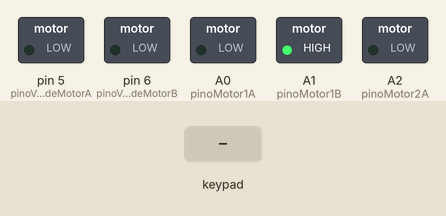
This sketch was run on a simulated Arduino Uno, built with avr-gcc and run on an emulated ATmega328P. Parts: switched loads named in the sketch (green lamp = pin HIGH). The inputs (shaded band) are chosen by the test bench. What the sketch prints to the serial monitor is not drawn.

Above: at 1.2 s.
1.3 s: key 'X' pressed
Timing chart, 0 to 4.3 s (numbered marks = the images above; inputs shaded):
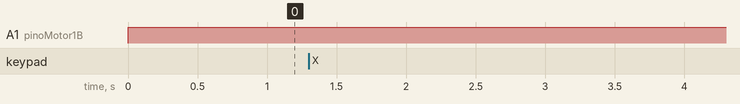

The sketch:

carrinho_ps2_wireless.ino
```cpp
#include <PS2X_lib.h>  //biblioteca do controle PS2

//Pinos do arduino para a placa receptora do controle PS2
#define PS2_DAT        11 //DI
#define PS2_CMD        10 //D0
#define PS2_SEL         8 //CS
#define PS2_CLK         9 //CLK

//Pinos de sentido da rotação dos motors
#define pinoMotor1A A0
#define pinoMotor1B A1
#define pinoMotor2A A2
#define pinoMotor2B A3

//Pinos de velocidade dos motores
#define pinoVelocidadeMotorA 5
#define pinoVelocidadeMotorB 6

#define incVelocidade   2
#define maxVelocidade 255
#define minVelocidade 120
#define tempoPartida  200
#define veloPartida   220

int iVelocidade = 0;

PS2X ps2x; // Cria a Instancia da classe

void setup() {
  Serial.begin( 9600 );

  pinMode( pinoMotor1A, OUTPUT );
  pinMode( pinoMotor1B, OUTPUT );
  pinMode( pinoMotor2A, OUTPUT );
  pinMode( pinoMotor1B, OUTPUT );
  pinMode( pinoVelocidadeMotorA, OUTPUT );
  pinMode( pinoVelocidadeMotorB, OUTPUT );

  int error = ps2x.config_gamepad( PS2_CLK, PS2_CMD, PS2_SEL, PS2_DAT);

  if(error == 0){
    Serial.println("Controle encontrado, configurado com successo");
  } else {
    Serial.println("Erro no controle PS2");
  }
}

void praEsquerda(){
  digitalWrite( pinoMotor1A, HIGH );
  digitalWrite( pinoMotor1B, HIGH );
}

void praDireita(){
  digitalWrite( pinoMotor2A, HIGH );
  digitalWrite( pinoMotor2B, HIGH );
}

void praFrente(){
  digitalWrite( pinoMotor1A, LOW );
  digitalWrite( pinoMotor1B, HIGH );
  digitalWrite( pinoMotor2A, LOW );
  digitalWrite( pinoMotor1B, HIGH );
}

void praTras(){
  digitalWrite( pinoMotor1A, HIGH );
  digitalWrite( pinoMotor1B, LOW );
  digitalWrite( pinoMotor2A, HIGH );
  digitalWrite( pinoMotor1B, LOW );
}

void frear(){
  iVelocidade = 0;
  digitalWrite( pinoMotor1A, HIGH );
  digitalWrite( pinoMotor1B, HIGH);
  digitalWrite( pinoMotor2A, HIGH );
  digitalWrite( pinoMotor1B, HIGH );
  digitalWrite( pinoVelocidadeMotorA, HIGH );
  digitalWrite( pinoVelocidadeMotorB, HIGH );
}

void liberarFreio(){
  digitalWrite( pinoMotor1A, LOW );
  digitalWrite( pinoMotor1B, LOW);
  digitalWrite( pinoMotor2A, LOW );
  digitalWrite( pinoMotor1B, LOW );
  digitalWrite( pinoVelocidadeMotorA, LOW );
  digitalWrite( pinoVelocidadeMotorB, LOW );
}

void mudaVelocidade( byte velocidade ) {
  analogWrite( pinoVelocidadeMotorA, velocidade );
  analogWrite( pinoVelocidadeMotorB, velocidade );
}

void loop() {
  //Ler dados da placa-mãe de controle do PS2
  ps2x.read_gamepad(); //read controller and set large motor to spin at 'vibrate' speed

  //freio
  if(ps2x.NewButtonState(PSB_CROSS)) {
    if (ps2x.ButtonPressed(PSB_CROSS) ) {
      frear();
    } else if (ps2x.ButtonReleased(PSB_CROSS)) {
      liberarFreio();
    }
  } else if(ps2x.NewButtonState(PSB_CIRCLE)) { //Banguela
    if (ps2x.ButtonPressed(PSB_CIRCLE) ) {
      liberarFreio();
    }
  } else { //Velocidade
    if ( ps2x.Analog(PSS_LY) > 240 ) {
      if ( iVelocidade == 0 ) {
        iVelocidade = minVelocidade * -1;
      }
      iVelocidade -= incVelocidade;
      if ( iVelocidade < maxVelocidade * -1 ){
        iVelocidade = maxVelocidade * -1;
      }
    } else if ( ps2x.Analog(PSS_LY) < 15 ) {
      if ( iVelocidade == 0 ) {
        iVelocidade = minVelocidade;
      }
      iVelocidade += incVelocidade;
      if ( iVelocidade > maxVelocidade ){
        iVelocidade = maxVelocidade;
      }
    }
    if ( iVelocidade < 0 ) {
      praTras();
      mudaVelocidade( (byte)(iVelocidade * -1) );
    } else {
      praFrente();
      if ( iVelocidade == minVelocidade + incVelocidade ) {
        mudaVelocidade( veloPartida );
        delay(tempoPartida);
      }
      mudaVelocidade( (byte)iVelocidade );
    }

    //Direção
    if ( ps2x.Analog(PSS_RX) > 240 ) {
      praDireita();
    } else if ( ps2x.Analog(PSS_RX) < 15 ) {
      praEsquerda();
    }
  }
}
```
